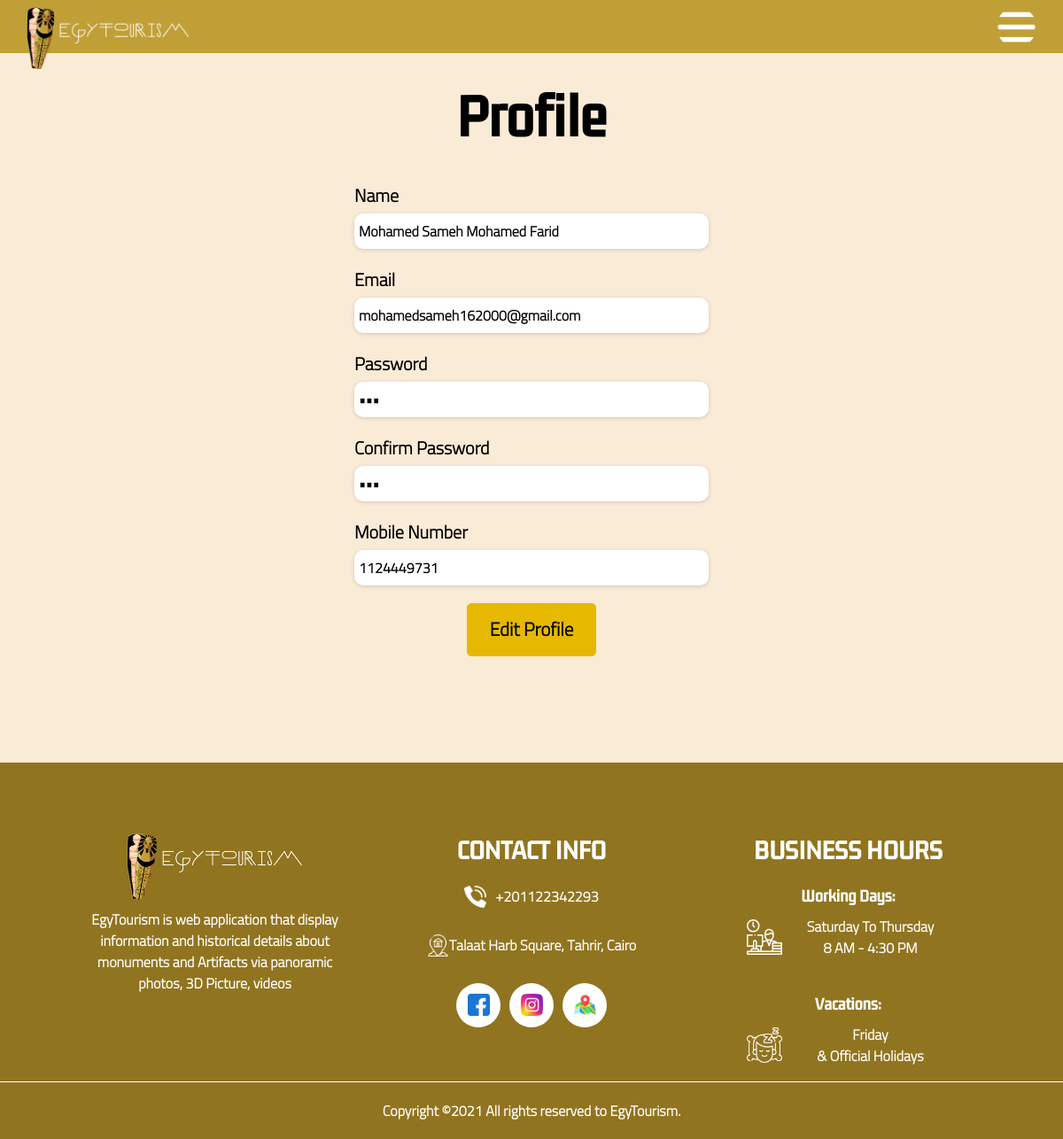
The page /editprofile.php?username=MohamedEhab on the database its author committed.
### tables this page shows
CREATE TABLE `register` (
  `userid` int(10) NOT NULL,
  `fullName` varchar(255) NOT NULL,
  `userName` varchar(255) NOT NULL,
  `email` varchar(255) NOT NULL,
  `password` varchar(255) NOT NULL,
  `country` varchar(255) NOT NULL,
  `mobile` int(30) NOT NULL,
  `cardno` int(30) NOT NULL,
  `exp` varchar(200) NOT NULL,
  `cvv` int(10) NOT NULL,
  `gender` varchar(7) NOT NULL,
  `subscription` varchar(255) NOT NULL
);

### editprofile.php (the view, shortened to what this page needs)
<?php
require('database.php');
?>
<!DOCTYPE html>
<html lang="en">
<head>
    <link rel="stylesheet" href="css/nav.css">
    <link rel="stylesheet" href="css/profile.css">
    <link rel="stylesheet" href="css/fonts.css">
</head>
<body>
    <?php
    include('nav.php');
$unname = $_GET['username'];
$proquery = "SELECT * FROM `register` WHERE `userName` = '$unname' ";
$dopro = mysqli_query($mysqli, $proquery);
$profd = mysqli_fetch_array($dopro);
    ?>
    <section class="main-profile">
        <h1 class="sec-title">Profile</h1>
        <div class="profile">
            <div class="profile-data">
                <form action="editprofile.php?username=<?php echo $unname ?>" method="POST">
                    <div class="from-part">
                        <label for="name">Name</label>
                        <input type="text" name="name" id="name" value="<?php echo $profd['fullName'] ?>">
                    </div>
                    <div class="from-part">
                        <label for="email">Email</label>
                        <input type="email" name="email" id="name" value="<?php echo $profd['email'] ?>">
                    </div>
                    <div class="from-part">
                        <label for="pass">Password</label>
                        <input type="password" name="pass" id="pass" value="<?php echo $profd['password'] ?>">
                    </div>
                    <div class="from-part">
                        <label for="cpass"> Confirm Password</label>
                        <input type="password" name="cpass" id="cpass" value="<?php echo $profd['password'] ?>">
                    </div>
                    <div class="from-part">
                        <label for="mobile">Mobile Number</label>
                        <input type="number" name="mobile" id="mobile" value="<?php echo $profd['mobile'] ?>">
                    </div>
                    <input type="submit" name="change" value="Edit Profile" class="edd">
                </form>
            </div>
        </div>
    </section>
    <?php include('footer.php') ?>
</body>
</html>

### css/nav.css (style rules this page uses)
p, a, label, input, span { font-size: 16px; font-family: 'Cairo', sans-serif; line-height: 1.5; font-weight: 600; }
h1, h2, h3, h4, h5, h6 { font-family: 'Kdam Thmor Pro', sans-serif; }
* { padding: 0px; margin: 0px; box-sizing: border-box; scrollbar-color: transparent #c19f37; }

### css/profile.css (style rules this page uses)
* { padding: 0; margin: 0; box-sizing: border-box; }
.main-profile, .profile-data, .update { display: flex; justify-content: center; align-items: center; flex-direction: column; flex-wrap: wrap; }
.profile { display: flex; justify-content: center; align-items: flex-start; flex-wrap: wrap; }
.main-profile { width: 100%; height: auto; padding: 90px 0 50px 0; display: flex; justify-content: center; align-items: center; background-color: antiquewhite; }
.profile { width: 80%; height: auto; padding: 10px 0 50px 0; display: flex; flex-direction: column; justify-content: center; align-items: center; }
.profile-data { height: auto; width: 70%; display: flex; justify-content: center; align-items: center; }
.profile-data form { width: 100%; height: auto; display: flex; flex-direction: column; justify-content: center; align-items: center; }
form label { font-size: 20px; display: block; font-weight: 900; margin:20px 0 5px 0; }
form input[type="text"], form input[type="email"], form input[type="password"], form input[type="number"], form input[type="month"], form input[type="tel"] { width: auto; min-width: 400px; height: 40px; border-radius: 10px; border: none; box-shadow: rgba(0, 0, 0, 0.16) 0px 1px 4px; padding: 5px; }
input[type="submit"], form a { background-color: #e6b800; padding: 13px 25px; width: auto; font-size: 21px; transition: 0.5s; border-radius: 5px; color: black; display: flex; justify-content: center; align-items: center; margin: 20px auto; border: 1px solid #e6b800; cursor: pointer; text-decoration: none; }
.sec-title { font-size: 56px; font-weight: 800; }
input[type=number] { -webkit-appearance: none; }
input[type=number] { -moz-appearance: textfield; }

### rows shown on the page
register: name "Mohamed Sameh Mohamed Farid", email "mohamedsameh162000@gmail.com", mobile "1124449731"
